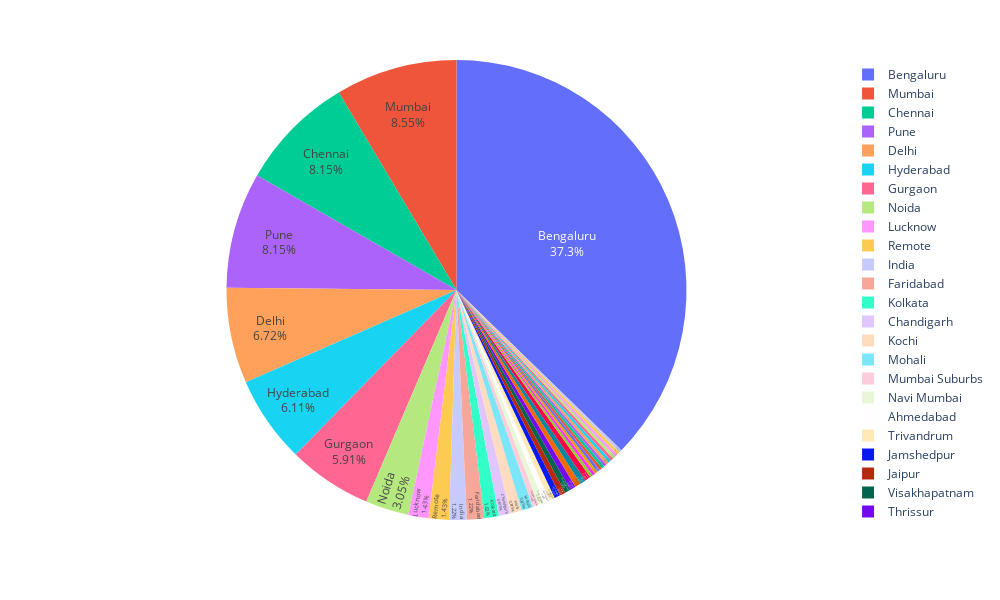

This figure's notebook cell:
### Markdown cell above
### Finding the top locations

### Code cell
Locs=pd.DataFrame(data=DS.Location.value_counts())
Locs.reset_index(inplace=True)
Locs.columns=['Location','counts']

import plotly.express as px

fig = px.pie(Locs, values='counts', names='Location',width=1000, height=600)
fig.update_traces(textposition='inside', textinfo='percent+label')
fig.show()

### Figure 1 — Plotly figure (JSON) as saved in the notebook; plotly's stock layout.template omitted (floating-point values rounded to 4 significant figures)
{"data": [{"domain": {"x": [0, 1], "y": [0, 1]}, "hovertemplate": "Location=%{label}<br>counts=%{value}<extra></extra>", "labels": ["Bengaluru", "Mumbai", "Chennai", "Pune", "Delhi", "Hyderabad", "Gurgaon", "Noida", "Lucknow", "Remote", "India", "Faridabad", "Kolkata", "Chandigarh", "Kochi", "Mohali", "Mumbai Suburbs", "Navi Mumbai", "Ahmedabad", "Trivandrum", "Jamshedpur", "Jaipur", "Visakhapatnam", "Thrissur", "Bhopal", "india", "Aligarh", "Indore", "Canada", "Multiple", "Chittoor", "Not Specified", "Hong Kong", "Banaglore", "Not specified", "Bihar", "Trichy", "Thane", "Hosur", "Tirunelveli", "Coimbatore"], "legendgroup": "", "name": "", "showlegend": true, "textinfo": "percent+label", "textposition": "inside", "type": "pie", "values": [183, 42, 40, 40, 33, 30, 29, 15, 7, 7, 6, 6, 5, 4, 4, 4, 2, 2, 2, 2, 2, 2, 2, 2, 2, 2, 2, 1, 1, 1, 1, 1, 1, 1, 1, 1, 1, 1, 1, 1, 1]}], "layout": {"height": 600, "legend": {"tracegroupgap": 0}, "margin": {"t": 60}, "width": 1000}}
